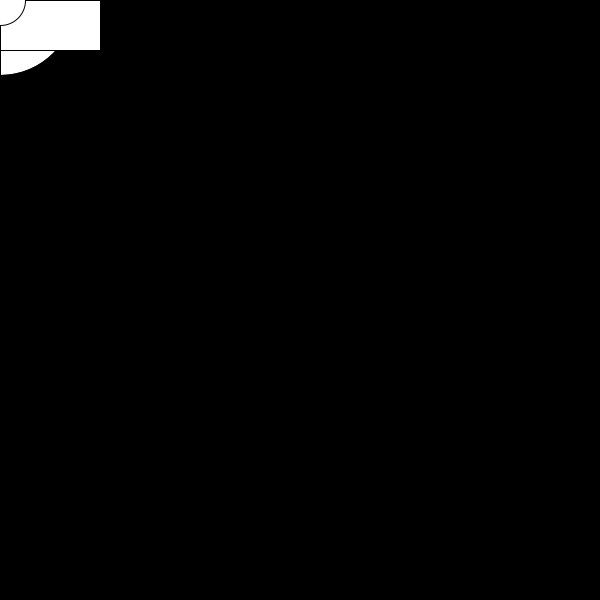
Frame 1 (no input)
Frame 60 (the mouse pressed at the canvas centre just before this capture): identical to frame 1, image omitted
Frame 120 (the mouse held since frame 60 and released just before this capture): identical to frame 1, image omitted

The Processing sketch that drew this single still picture (run headless with seeded random() and noise(); from frame 60 on, the mouse is pressed at the canvas centre):

// Processing sketch: function
// ── function.pde
void setup () {
  size (600, 600);
}

void draw () {
  background (0);
  shape ();
}

void shape () {
 //ranslate (200, 300); //x, y; this moves the origin to the point in the brackets
  
  circle (0, 0, 150);
  
  rect (0, 0, 100, 50);
  
  rect (-50, 0, 50, 100);
  
  rect (-100, -50, 100, 50);
  
  rect (0, -100, 50, 100);
  
  circle (0, 0, 50);
}
